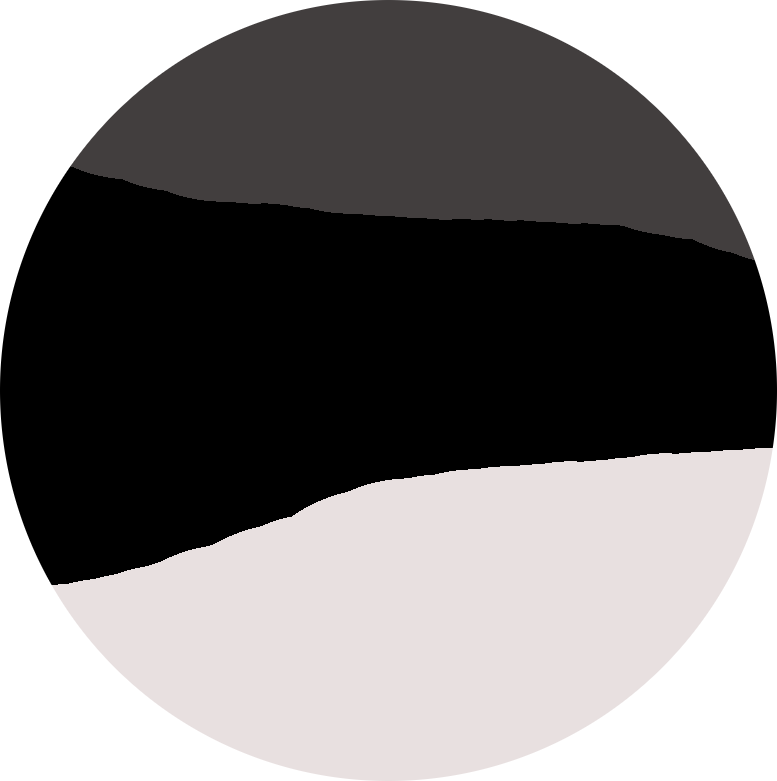
#> input picture img/sample1.png, 777 x 781 px
$ python main_sim_peak.py
#> lines starting #> are read from the running program, lines starting #| are printed output that depends on the picture
#!/usr/bin/env python3
# -*- coding: utf-8 -*-

import time, os, sys, re, glob, random, copy
import numpy as np
import matplotlib.pyplot as plt
from PIL import Image
from scipy import signal
from scipy import misc
import tomopy

import analysis.tomo as tomo

## Input
if 1:
    fn = './img/sample1.png';
    flag_input_png = True
    rot_angles = [0]
else:
    fn = '../results_tomo/domains_recon.npy';
    flag_input_png = False
    rot_angles = np.load('../results_tomo/rot_angles.npy')

flag_generate_sino = 1
flag_save_png = 0
out_dir = '../results_tomo/'

## Load pattern
if flag_input_png:
    temp = Image.open(fn).convert('L')
    temp = np.asarray(temp)
    img = temp.copy(); img.setflags(write=1)
    #kernal = np.array([[0.25, 0.5, 0.25],
    #                   [0.5, 1, 0.5],
    #                   [0.25, 0.5, 0.25]])
    #kernal = kernal/np.sum(kernal)
    #img = signal.convolve2d(img, kernal, boundary='symm', mode='same')

    img = 255-img
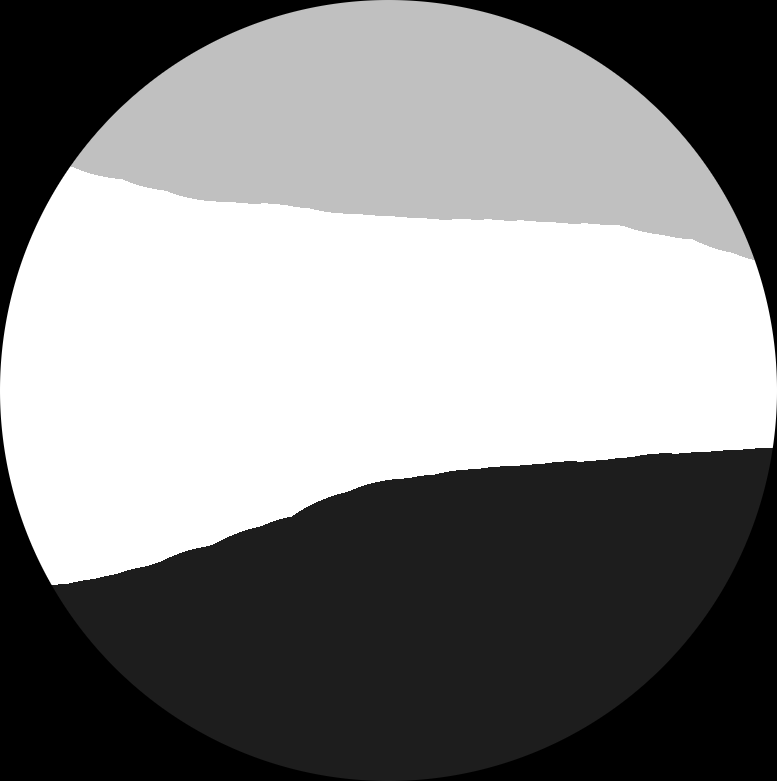
#> img: shape (781, 777); min 0, max 255, mean 131.8
    img = np.around(img/np.max(img)*100)
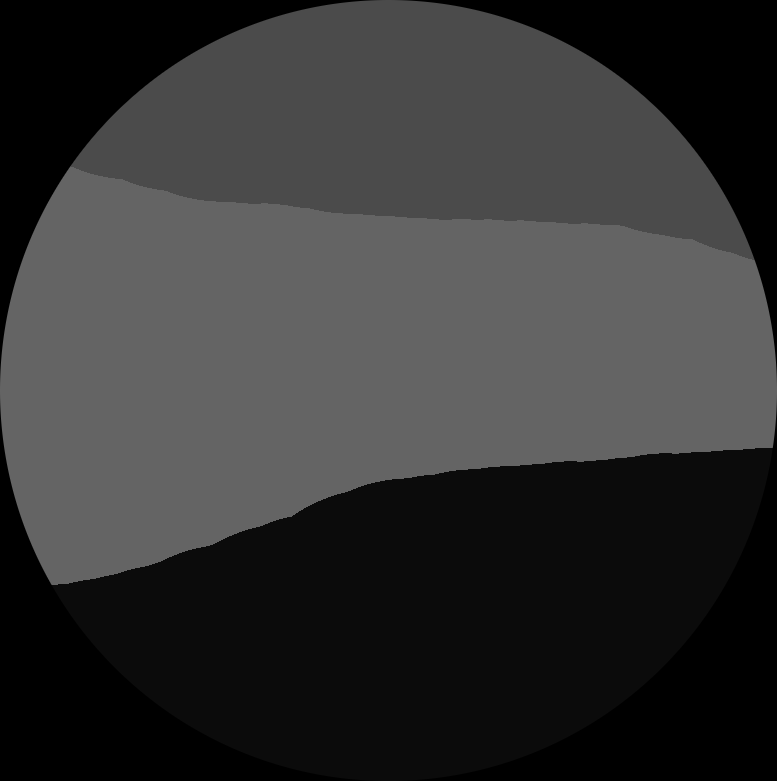
#> img: shape (781, 777) float64; min 0, max 100, mean 51.5
    temp_angle = [43, 63, 87, 100]
else:
    img = np.load(fn)+56
    temp_angle = np.unique(img[~np.isnan(img)])
    print('domain angles = {}'.format(temp_angle))


# Plot
plt.figure(1, figsize=[8,18]); plt.clf()
#plt.subplot(311)
plt.imshow(img, cmap='summer'); plt.colorbar()
plt.title('domain angles = {}'.format(temp_angle))


### Generate sino for a peak
if flag_generate_sino:
    t0 = time.time()

    th_1 = 0  #***Specify. np.min([np.nanmin(img), 0]) - 1
    th_2 = 180
    th_step = 2

    Nproj = len(rot_angles)
    plt.figure(2, figsize=[22,12]); plt.clf()

    sino_peak = []
    rot_angles = [0]
    for aa, origin in enumerate(rot_angles): #np.arange(0,360,15):
        thetas_deg = np.arange(th_1+origin, th_2+origin, th_step)
        thetas_rad = thetas_deg/180*np.pi

        sino_peak.append([])
        for ii, theta in enumerate(thetas_deg):
            if ii%5==0: print('theta={:.2f}'.format(theta))
            img_domain = img.copy()
            mask = (img_domain==theta-origin)
            img_domain[mask] = 1
            img_domain[~mask] = 0
            img_3d = img_domain.reshape(1, img.shape[0], img.shape[1])
#> (the run stopped early here; a loop or call above may not have finished)
